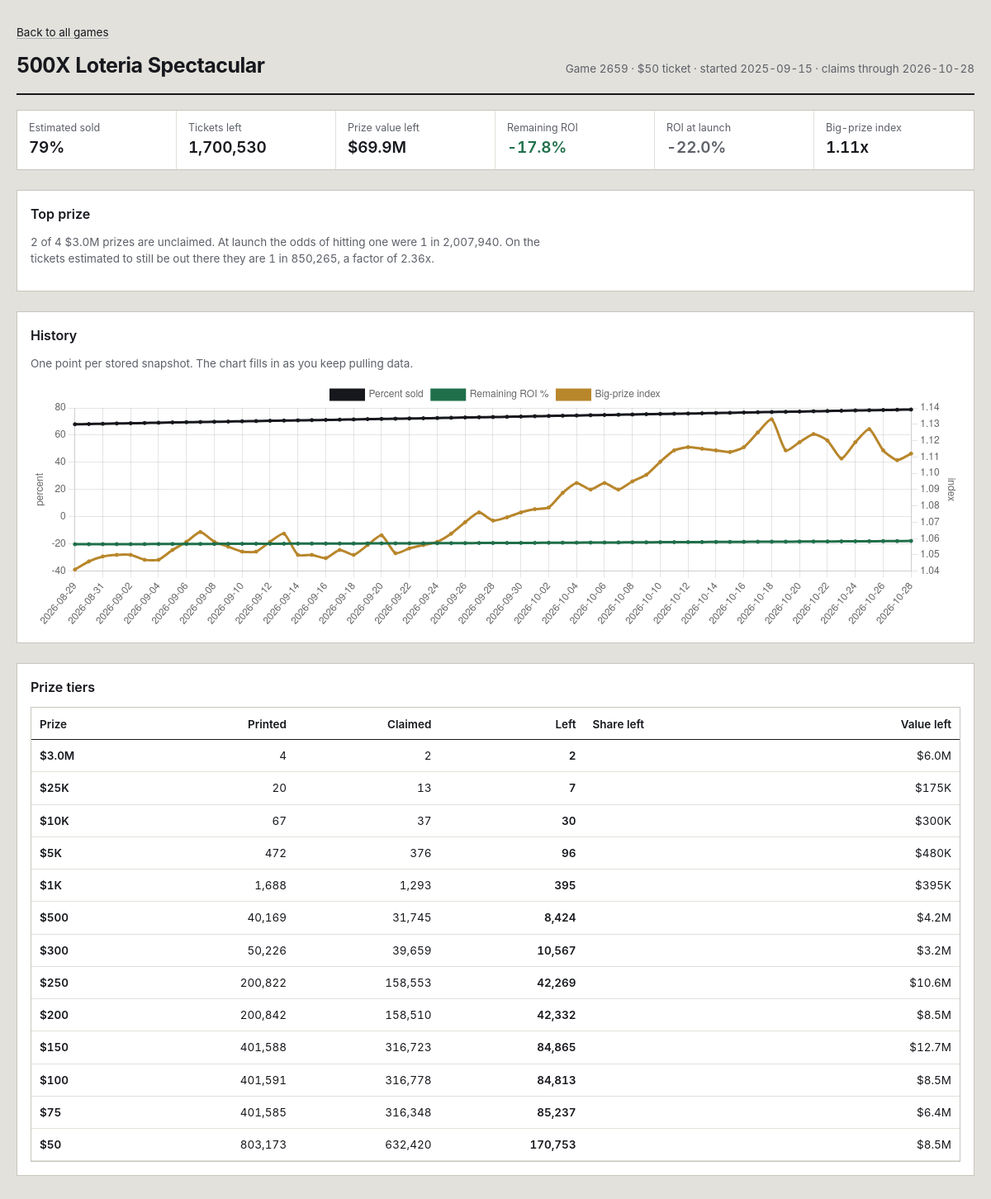
The page /game/2659?big=1000 on the database its author committed.
### tables this page shows
CREATE TABLE games (
    game_number   INTEGER PRIMARY KEY,
    game_name     TEXT,
    ticket_price  REAL,
    start_date    TEXT,
    close_date    TEXT,
    total_tickets INTEGER,
    overall_odds  REAL,
    details_url   TEXT,
    closing_soon  INTEGER DEFAULT 0,
    active        INTEGER DEFAULT 1,
    first_seen    TEXT,
    last_seen     TEXT
);

### app.py (the view)
@app.route("/game/<int:game_number>")
def game_detail(game_number):
    conn = db.connect()
    latest = db.latest_snapshot_date(conn)
    big_threshold = float(request.args.get("big", 1000))
    games = db.load_games(conn)
    game = games.get(game_number)
    if not game or not latest:
        conn.close()
        return redirect(url_for("index"))
    snap = db.load_snapshot_filtered(conn, latest, game_number).get(game_number)
    m = metrics.game_metrics(game, snap, big_threshold) if snap else None
    tiers = []
    if snap:
        for amt in sorted(snap["levels"], reverse=True):
            printed, claimed = snap["levels"][amt]
            tiers.append({
                "amount": amt,
                "printed": printed,
                "claimed": claimed,
                "left": printed - claimed,
                "pct_left": (printed - claimed) / printed if printed else 0,
                "value_left": amt * (printed - claimed),
            })
    conn.close()
    return render_template("game.html", game=game, m=m, tiers=tiers,
                           snapshot_date=latest, big_threshold=int(big_threshold))

### app.py (called while the page is built)
@app.template_filter("pct")
def fmt_pct(v, digits=1):
    return "—" if v is None else f"{v * 100:.{digits}f}%"

@app.template_filter("money")
def fmt_money(v):
    if v is None:
        return "—"
    if v >= 1_000_000:
        return f"${v / 1_000_000:.1f}M"
    if v >= 1_000:
        return f"${v / 1_000:,.0f}K"
    return f"${v:,.0f}"

@app.template_filter("num")
def fmt_num(v):
    return "—" if v is None else f"{v:,.0f}"

@app.template_filter("factor")
def fmt_factor(v):
    return "—" if v is None else f"{v:.2f}x"

@app.template_filter("odds")
def fmt_odds(v):
    return "—" if v is None else f"1 in {v:,.0f}"

### db.py (called while the page is built)
def connect(path=None):
    conn = sqlite3.connect(path or DB_PATH)
    conn.row_factory = sqlite3.Row
    conn.execute("PRAGMA foreign_keys = ON")
    return conn

def latest_snapshot_date(conn):
    row = conn.execute("SELECT MAX(snapshot_date) AS d FROM prize_snapshots").fetchone()
    return row["d"] if row else None

def load_snapshot_filtered(conn, snapshot_date, game_number):
    out = {}
    q = """SELECT game_number, prize_level, total_prizes, prizes_claimed
           FROM prize_snapshots WHERE snapshot_date = ? AND game_number = ?"""
    for r in conn.execute(q, (snapshot_date, game_number)):
        g = out.setdefault(r["game_number"], {"total": None, "levels": {}})
        if r["prize_level"] < 0:
            g["total"] = (r["total_prizes"], r["prizes_claimed"])
        else:
            g["levels"][r["prize_level"]] = (r["total_prizes"], r["prizes_claimed"])
    return out

def load_games(conn):
    return {r["game_number"]: dict(r) for r in conn.execute("SELECT * FROM games")}

### metrics.py (called while the page is built)
def _safe_div(a, b):
    return a / b if b else None

### templates/game.html (shortened to what this page needs)
{% extends "base.html" %}
{% block body %}
<a class="back" href="{{ url_for('index') }}">Back to all games</a>
<header class="masthead">
  <h1>{{ game.game_name }}</h1>
  <div class="meta">
    Game {{ game.game_number }} · ${{ game.ticket_price | int }} ticket
    {%- if game.start_date %} · started {{ game.start_date }}{% endif %}
    · claims through {{ snapshot_date }}
  </div>
</header>
{% if m %}
<div class="stats">
  <div class="stat"><div class="k">Estimated sold</div><div class="v">{{ m.pct_sold | pct(0) }}</div></div>
  <div class="stat"><div class="k">Tickets left</div><div class="v">{{ m.tickets_left | num }}</div></div>
  <div class="stat"><div class="k">Prize value left</div><div class="v">{{ m.value_left | money }}</div></div>
  <div class="stat"><div class="k">Remaining ROI</div><div class="v {{ 'pos' if m.roi_now and m.roi_now > m.roi_start else '' }}">{{ m.roi_now | pct }}</div></div>
  <div class="stat"><div class="k">ROI at launch</div><div class="v dim">{{ m.roi_start | pct }}</div></div>
  <div class="stat"><div class="k">Big-prize index</div><div class="v">{{ m.big_index | factor }}</div></div>
</div>
<div class="panel">
  <h2>Top prize</h2>
  <p>{{ m.top_left }} of {{ m.top_printed }} {{ m.top_prize | money }} prizes are unclaimed.
  At launch the odds of hitting one were {{ m.top_odds_start | odds }}. On the tickets estimated to
  still be out there they are {{ m.top_odds_now | odds }}
  {%- if m.top_odds_factor %}, a factor of {{ m.top_odds_factor | factor }}{% endif %}.</p>
</div>
<div class="panel">
  <h2>History</h2>
  <p>One point per stored snapshot. The chart fills in as you keep pulling data.</p>
  <div class="chart-wrap"><canvas id="hist"></canvas></div>
</div>
{% endif %}
<div class="panel">
  <h2>Prize tiers</h2>
  <div class="scroll">
  <table>
    <thead>
      <tr>
        <th class="left">Prize</th>
        <th>Printed</th>
        <th>Claimed</th>
        <th>Left</th>
        <th class="left">Share left</th>
        <th>Value left</th>
      </tr>
    </thead>
    <tbody>
    {% for t in tiers %}
      <tr>
        <td class="left name">{{ t.amount | money }}</td>
        <td>{{ t.printed | num }}</td>
        <td>{{ t.claimed | num }}</td>
        <td class="strong">{{ t.left | num }}</td>
        <td class="left sold"><span class="bar"><i style="width: {{ (t.pct_left * 100) | round(1) }}%"></i></span></td>
        <td>{{ t.value_left | money }}</td>
      </tr>
    {% endfor %}
    </tbody>
  </table>
  </div>
</div>
{% endblock %}
{% block scripts %}
{% if m %}
<script>
fetch("{{ url_for('api_history', game_number=game.game_number, big=big_threshold) }}")
  .then(r => r.json())
  .then(d => {
    const s = d.series || [];
    const el = document.getElementById('hist');
    if (!s.length) { el.replaceWith(Object.assign(document.createElement('p'), {textContent: 'No snapshots stored yet.'})); return; }
    new Chart(el, {
      type: 'line',
      data: {
        labels: s.map(p => p.date),
        datasets: [
          { label: 'Percent sold', data: s.map(p => p.pct_sold), yAxisID: 'y', borderColor: '#16181d', backgroundColor: '#16181d', tension: 0.2, pointRadius: 2 },
          { label: 'Remaining ROI %', data: s.map(p => p.roi_now), yAxisID: 'y', borderColor: '#1f6f4a', backgroundColor: '#1f6f4a', tension: 0.2, pointRadius: 2 },
          { label: 'Big-prize index', data: s.map(p => p.big_index), yAxisID: 'y2', borderColor: '#b8862b', backgroundColor: '#b8862b', tension: 0.2, pointRadius: 2 }
        ]
      },
      options: {
        responsive: true, maintainAspectRatio: false,
        interaction: { mode: 'index', intersect: false },
        animation: false,
        scales: {
          y: { position: 'left', title: { display: true, text: 'percent' } },
          y2: { position: 'right', title: { display: true, text: 'index' }, grid: { drawOnChartArea: false } }
        }
      }
    });
  });
</script>
{% endif %}
{% endblock %}

### static/style.css (style rules this page uses)
:root { --paper: #e3e1dc; --card: #ffffff; --ink: #16181d; --ink-soft: #5c6068; --rule: #c8c5be; --rule-soft: #e2e0da; --latex: #a9adb2; --good: #1f6f4a; --bad: #9b2c2c; --foil: #b8862b; --focus: #2d5bb9; }
* { box-sizing: border-box; }
html { -webkit-text-size-adjust: 100%; }
body { margin: 0; background: var(--paper); color: var(--ink); font-family: "Inter", "Segoe UI", -apple-system, BlinkMacSystemFont, Roboto, Helvetica, Arial, sans-serif; font-size: 15px; line-height: 1.5; font-variant-numeric: tabular-nums; }
a { color: var(--ink); text-decoration-color: var(--latex); text-underline-offset: 2px; }
.masthead { display: flex; flex-wrap: wrap; align-items: baseline; gap: 8px 20px; padding-bottom: 14px; border-bottom: 2px solid var(--ink); }
.masthead h1 { margin: 0; font-size: 25px; font-weight: 650; letter-spacing: -0.02em; }
.masthead .meta { color: var(--ink-soft); font-size: 13.5px; margin-left: auto; }
.scroll { overflow-x: auto; background: var(--card); border: 1px solid var(--rule); }
table { border-collapse: collapse; width: 100%; font-size: 13.5px; }
thead th { position: sticky; top: 0; background: var(--card); text-align: right; font-weight: 600; padding: 10px 10px 8px; border-bottom: 1.5px solid var(--ink); white-space: nowrap; z-index: 2; }
thead th:first-child, thead th.left { text-align: left; }
tbody td { padding: 9px 10px; border-bottom: 1px solid var(--rule-soft); text-align: right; white-space: nowrap; }
tbody td.left { text-align: left; white-space: normal; }
.name { font-weight: 560; }
.sold { min-width: 116px; }
.pos { color: var(--good); }
.dim { color: var(--ink-soft); }
.strong { font-weight: 620; }
.back { font-size: 13.5px; display: inline-block; margin-bottom: 12px; }
.stats { display: grid; grid-template-columns: repeat(auto-fit, minmax(150px, 1fr)); border: 1px solid var(--rule); background: var(--card); margin: 18px 0 24px; }
.stat { padding: 12px 14px; border-right: 1px solid var(--rule-soft); }
.stat:last-child { border-right: 0; }
.stat .k { font-size: 12.5px; color: var(--ink-soft); }
.stat .v { font-size: 19px; font-weight: 600; letter-spacing: -0.01em; }
.panel { background: var(--card); border: 1px solid var(--rule); padding: 16px; margin-bottom: 24px; }
.panel h2 { margin: 0 0 12px; font-size: 16px; font-weight: 620; }
.panel p { margin: 0 0 12px; color: var(--ink-soft); font-size: 13.5px; max-width: 74ch; }
.chart-wrap { position: relative; height: 300px; }

### rows shown on the page
games: game_name "500X Loteria Spectacular", game_number "2659", ticket_price "50", start_date "2025-09-15"

### other values the page prints
{{ snapshot_date }} "2026-10-28"
{{ m.pct_sold | pct(0) }} "79%"
{{ m.tickets_left | num }} "1,700,530"
{{ m.value_left | money }} "$69.9M"
{{ m.roi_now | pct }} "-17.8%"
{{ m.roi_start | pct }} "-22.0%"
{{ m.big_index | factor }} "1.11x"
{{ m.top_left }} "2"
{{ m.top_printed }} "4"
{{ m.top_prize | money }} "$3.0M"
{{ m.top_odds_start | odds }} "1 in 2,007,940"
{{ m.top_odds_now | odds }} "1 in 850,265"
{{ m.top_odds_factor | factor }} "2.36x"
{{ t.amount | money }} "$3.0M" "$25K" "$10K" "$5K" "$1K" "$500" "$300" "$250" "$200" "$150" "$100" "$75" "$50"
{{ t.printed | num }} "4" "20" "67" "472" "1,688" "40,169" "50,226" "200,822" "200,842" "401,588" "401,591" "401,585" "803,173"
